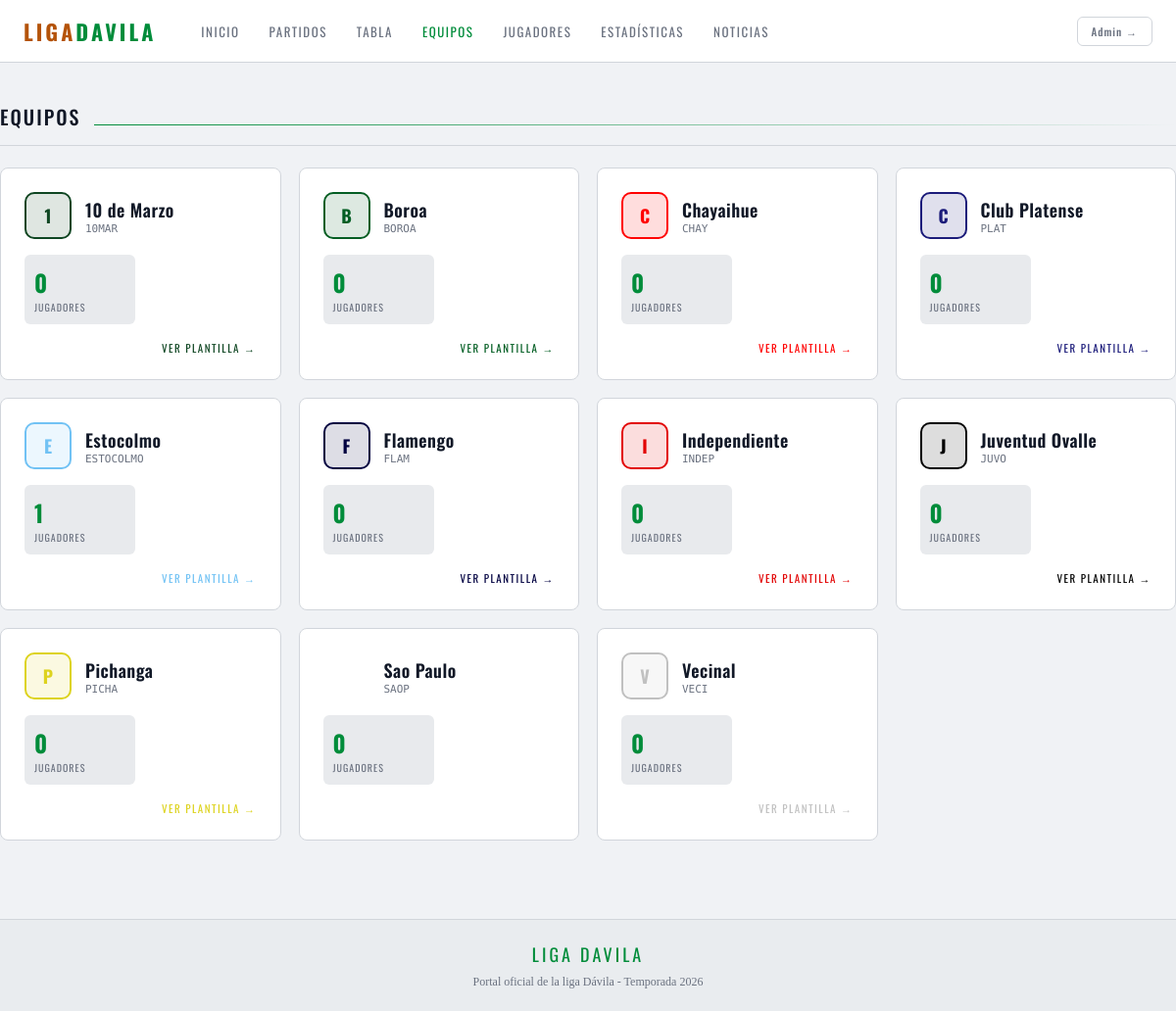
Screenshot of /equipos with the database file from the repository.
### app/models/__init__.py (models this page shows, shortened)
class Equipo(db.Model):
    __tablename__ = 'equipos'
    id = db.Column(db.Integer, primary_key=True)
    codigo = db.Column(db.String(10), unique=True, nullable=False)
    nombre = db.Column(db.String(100), nullable=False)
    color = db.Column(db.String(7), default='#1a7a3c')
    delegado = db.Column(db.String(100))
    telefono_delegado = db.Column(db.String(20))
    activo = db.Column(db.Boolean, default=True)
    creado_en = db.Column(db.DateTime, default=datetime.utcnow)
    jugadores = db.relationship('Jugador', backref='equipo', lazy='dynamic')
    partidos_local = db.relationship('Partido', foreign_keys='Partido.local_id', backref='equipo_local', lazy='dynamic')
    partidos_visita = db.relationship('Partido', foreign_keys='Partido.visita_id', backref='equipo_visita', lazy='dynamic')
    @property
    def total_jugadores(self):
        return self.jugadores.count()

### app/routes/public.py (the view)
@public_bp.route('/equipos')
def equipos():
    equipos = Equipo.query.filter_by(activo=True).order_by(Equipo.nombre).all()
    return render_template('public/equipos.html', equipos=equipos)

### app/templates/public/equipos.html (shortened to what this page needs)
{% extends 'public/base_public.html' %}
{% block content %}
<div class="container page-wrap">
  <div class="section-head fade-up">
    <h1 class="section-title">Equipos</h1>
    <div class="section-line"></div>
  </div>
  <div style="display:grid; grid-template-columns:repeat(auto-fill,minmax(260px,1fr)); gap:18px;">
    {% for e in equipos %}
    <a href="{{ url_for('public.equipo_detalle', id=e.id) }}"
       class="card fade-up" style="text-decoration:none; color:inherit; padding:24px; transition:border-color .2s;"
       onmouseover="this.style.borderColor='{{ e.color }}'"
       onmouseout="this.style.borderColor='var(--borde)'">
      <div style="display:flex; align-items:center; gap:14px; margin-bottom:16px;">
        <div style="width:48px; height:48px; border-radius:10px; background:{{ e.color }}22; border:2px solid {{ e.color }}; display:flex; align-items:center; justify-content:center; font-family:var(--f-title); font-size:18px; font-weight:700; color:{{ e.color }};">
          {{ e.nombre[0] }}
        </div>
        <div>
          <div style="font-family:var(--f-title); font-size:18px; font-weight:600; letter-spacing:.5px;">{{ e.nombre }}</div>
          <div style="font-size:11px; color:var(--muted); font-family:var(--f-mono);">{{ e.codigo }}</div>
        </div>
      </div>
      <div style="display:grid; grid-template-columns:1fr 1fr; gap:10px;">
        <div style="background:var(--grafito); border-radius:6px; padding:10px;">
          <div style="font-family:var(--f-title); font-size:24px; font-weight:700; color:var(--verde);">{{ e.total_jugadores }}</div>
          <div style="font-size:10px; color:var(--muted); font-family:var(--f-title); letter-spacing:1px;">JUGADORES</div>
        </div>
      </div>
      <div style="margin-top:16px; font-family:var(--f-title); font-size:11px; letter-spacing:1.5px; color:{{ e.color }}; text-align:right;">VER PLANTILLA →</div>
    </a>
    {% endfor %}
  </div>
</div>
{% endblock %}

### app/templates/public/base_public.html (style rules this page uses)
*, *::before, *::after { box-sizing: border-box; margin: 0; padding: 0; }
:root { --negro: #f0f2f5; --carbon: #ffffff; --grafito: #e8eaed; --borde: #d1d5db; --texto: #111827; --muted: #6b7280; --verde: #008c3a; --amarillo: #f5f505e2; --verde-dim: #d1fae5; --acento: #b45309; --rojo: #dc2626; --azul: #1d4ed8; --f-title: 'Oswald', sans-serif; --f-body: 'Source Serif 4', serif; --f-mono: 'DM Mono', monospace; --nav-h: 64px; --max-w: 1200px; --radius: 8px; }
html { scroll-behavior: smooth; }
body { font-family: var(--f-body); background: var(--negro); color: var(--texto); min-height: 100vh; }
.container { max-width: var(--max-w); margin: 0 auto; padding: 0 24px; }
.page-wrap { padding: 40px 0 80px; }
.card { background: var(--carbon); border: 1px solid var(--borde); border-radius: var(--radius); overflow: hidden; }
.section-head { display: flex; align-items: baseline; gap: 14px; margin-bottom: 22px; padding-bottom: 14px; border-bottom: 1px solid var(--borde); }
.section-title { font-family: var(--f-title); font-size: 20px; font-weight: 500; letter-spacing: 2px; text-transform: uppercase; }
.section-line { flex: 1; height: 1px; background: linear-gradient(90deg, var(--verde), transparent); }
.fade-up { animation: fadeUp .5s ease both; }

### rows the page displays
Equipo: nombre "1", nombre "10 de Marzo", codigo "10MAR", total_jugadores "0"
Equipo: nombre "B", nombre "Boroa", codigo "BOROA", total_jugadores "0"
Equipo: nombre "C", nombre "Chayaihue", codigo "CHAY", total_jugadores "0"
Equipo: nombre "C", nombre "Club Platense", codigo "PLAT", total_jugadores "0"
Equipo: nombre "E", nombre "Estocolmo", codigo "ESTOCOLMO", total_jugadores "1"
Equipo: nombre "F", nombre "Flamengo", codigo "FLAM", total_jugadores "0"
Equipo: nombre "I", nombre "Independiente", codigo "INDEP", total_jugadores "0"
Equipo: nombre "J", nombre "Juventud Ovalle", codigo "JUVO", total_jugadores "0"
Equipo: nombre "P", nombre "Pichanga", codigo "PICHA", total_jugadores "0"
Equipo: nombre "Sao Paulo", codigo "SAOP", total_jugadores "0"
Equipo: nombre "V", nombre "Vecinal", codigo "VECI", total_jugadores "0"
